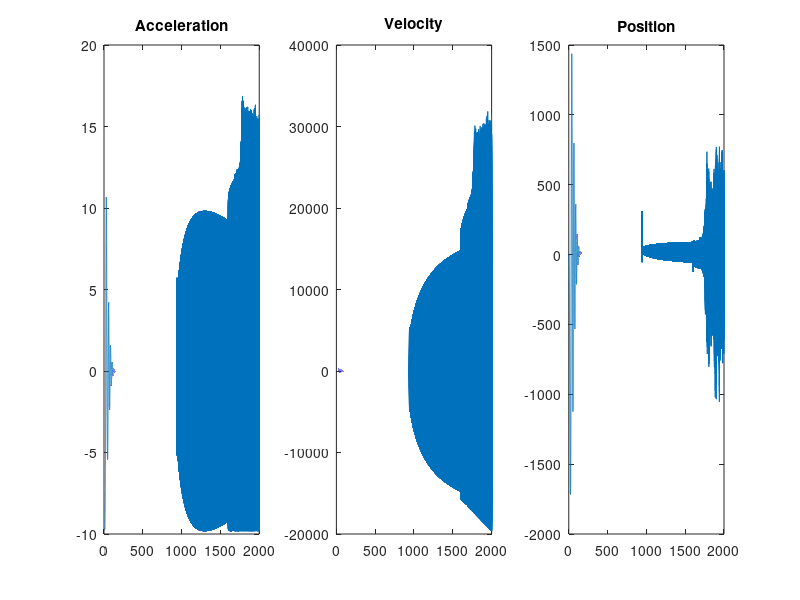
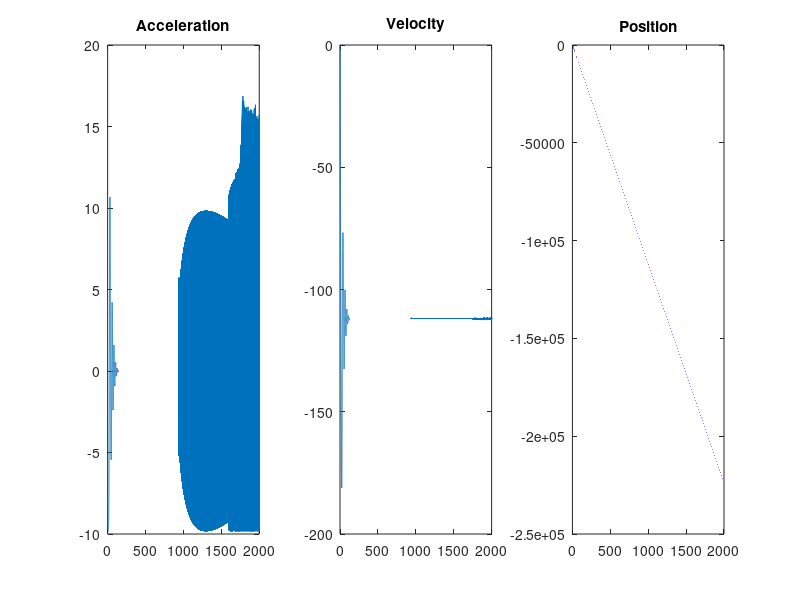

Source code (MATLAB) for these figures, in order:
function main() %initial values

    g = 9.82;

    a = [ 0 ; 0 ; -g ];
    v0 = zeros(3,1);
    v = v0;
    pos = zeros(3,1);
    thetaVec = zeros(3,1);
    
    refHeight = 10;
    
    an = a; 
    vn = v;
    pn = pos;

    m = 1;   
    L = 0.25;
    k = 3e-6;

    Ftemp = [0 ;0 ;10.8];
    Ftempn = [0 ;0 ;10.8];
    Fnew = zeros(3,1);
    
    h = 0.01;
    ta = 0:h:2000;
    counter = 0;
    
    posVec = zeros(3,numel(ta));
    velVec = zeros(3,numel(ta));
    accVec = zeros(3,numel(ta));
    
    pnVec = posVec;
    vnVec = velVec;
    anVec = accVec;
    sumA = zeros(3,1);
    
    e = pos(3)-refHeight;
    integral = 0;
    inputs= zeros(4,1);
    thrustTot = zeros(4,1);
    rotMat = zeros(3);
    
    for t = ta;
        counter = counter +1;
       
        eprev = e;
        e = pos(3) - refHeight;
        
        [inputs, integral] = pidHeight( e, eprev, h, integral);
        
        thrustTot = thrust(k,inputs);
        
        rotMat = rotation( thetaVec );
        
        %uppdatera vinklar
        %accelerationen 
        
        %if vn(3) ~= 0
           % Ftempn(3) = Ftempn(3) - 0.001*vn(3);
        %end
        
        %if v(3) ~= 0
            %Ftemp(3) = Ftemp(3) - 0.001*v(3);
        %end
        
        a = acceleration(g, rotMat, thrustTot, m);
        v = velocity(a, t, v0);
        
        %an = Ftempn/m -[0;0;g];
        an = -[0;0;g] + (rotMat * [0;0;thrustTot]) ./ m;
        sumA = an + sumA;
        vn = h * sumA;
        pn = pn + vn*h;
        
        pos = pos + h * v; %Euler
        
        posVec(:,counter) = pos;
        velVec(:,counter) = v;
        accVec(:,counter) = a;
        
        pnVec(:,counter) = pn;
        vnVec(:,counter) = vn;
        anVec(:,counter) = an;
    end
    
    figure
        subplot(1,3,1)
        plot(ta, accVec(3,:))       %plot z acc
        title('Acceleration')
            subplot(1,3,2)
            plot(ta,velVec(3,:))    %plot z vel
            title('Velocity')
                subplot(1,3,3)
                plot(ta, posVec(3,:))%plot z pos
                title('Position')
                
    figure
        subplot(1,3,1)
        plot(ta, anVec(3,:))         %plot z acc
        title('Acceleration')
            subplot(1,3,2)
            plot(ta,vnVec(3,:))      %plot z vel
            title('Velocity')
                subplot(1,3,3)
                plot(ta, pnVec(3,:)) %plot z pos
                title('Position')
end

function acc = acceleration(g , rotMat, thrustTot, m)
    gravity = [0; 0; -g];
    %acc = gravity + Ftemp / m;
    acc = gravity + (rotMat * [0;0;thrustTot]) ./ m; %3x1-vector 
end

function vel = velocity(a,t, v0)
    vel = a*t + v0; 
end

function thrustTot = thrust(k, inputs)
    thrustTot = k*sum(inputs.^2); %d?r input ?r en 4x1-vector inneh?llandes de fyra rotorernas vinkelhastighet.
end

function [input,integral] = pidHeight(e, eprev,h,integral)
    kp = 0.1;%3;
    ki = 0.1;%5.5;
    kd = 0.1;%4;
    integral = integral + e*h;
    derivative = ((e-eprev)/h);
    input = kp*e + ki*integral + kd*derivative;
end

function rotMat = rotation( thetaVec )
    roll    = thetaVec(1);
    pitch   = thetaVec(2);
    yaw     = thetaVec(3);

    rotMat = zeros(3);
    rotMat(:, 1) = [
        cos(yaw) * cos(pitch)
        cos(pitch) * sin(yaw)
        - sin(pitch)
    ];
    rotMat(:, 2) = [
        cos(yaw) * sin(pitch) * sin(roll) - cos(roll) * sin(yaw)
        cos(yaw) * cos(roll) + sin(yaw) * sin(pitch) * sin(roll)
        cos(pitch) * sin(roll)
    ];
    rotMat(:, 3) = [
        sin(yaw) * sin(roll) + cos(yaw) * cos(roll) * sin(pitch)
        cos(roll) * sin(yaw) * sin(pitch) - cos(yaw) * sin(roll)
        cos(pitch) * cos(roll)
    ];
end

